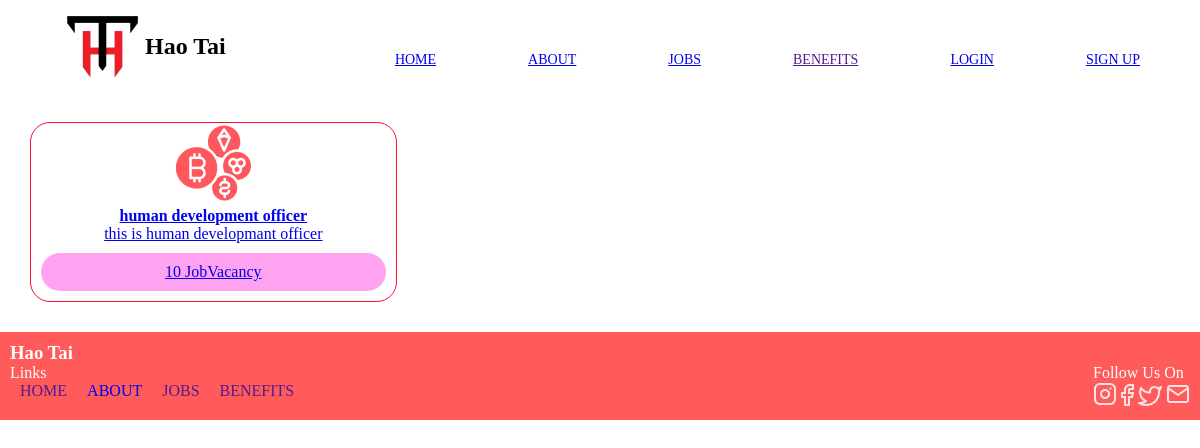
/job/1, run on the app's committed database.
### web/models.py (models this page shows, shortened)
class jobs(models.Model):
    title = models.CharField(max_length=30)
    description =models.TextField()
    no_of_vacancy = models.IntegerField()
    images = models.ImageField(upload_to = 'jobimages')
    experience = models.TextField()
    documents =models.TextField()
    skills = models.TextField()
    language = models.TextField()
    salary = models.TextField()
    age = models.TextField()
    cat = models.ForeignKey('categories',on_delete=models.CASCADE,related_name='jobs')

### web/views.py (the view)
# urls.py: path('job/',views.job, name = "job"),
def job(request,id=None):
    if id:
        categ = get_object_or_404(categories,id=id)
        joy = jobs.objects.filter(cat=categ)
        context = {
            'jo' : joy,
        }
        return render(request,'job.html',context)
    else:
        joy = jobs.objects.all()
        context = {
            'jo' : joy,
        }
        return render(request,'job.html',context)

### templates/job.html (shortened to what this page needs)
{%extends 'base.html'%}
{%load static%}
{%block content%}
    <section class="fullbox">
            <div class="subbox">
                {% for job in jo %}
                <div class="singlebox">
                    <img src="../static/images/cryptocurrencies 1.png" alt="">
                    <a href="{% url 'crptojob' job.pk %}"><h4>{{job.title}}</h4>
                    <p>{{job.description}}</p>
                        <p class="inner">{{job.no_of_vacancy}} JobVacancy</p></a>
                </div>
                {%endfor%}
            </div>
            {%endblock%}

### static/style.css (style rules this page uses)
* { margin: 0; padding: 0; }
.fullbox { display: grid; }
.subbox { display: grid; grid-template-columns: repeat(6,1fr); margin: 10px; padding: 20px; gap: 20px; }
.singlebox { justify-content: center; text-align: center; border: 1px solid rgb(252, 15, 54); border-radius: 20px; grid-column: span 2; }
.inner { background-color: rgb(255, 163, 241); border-radius: 20px; margin: 10px; padding: 10px; }

### data on the page
jobs: title "human development officer", description "this is human developmant officer", no_of_vacancy "10"
